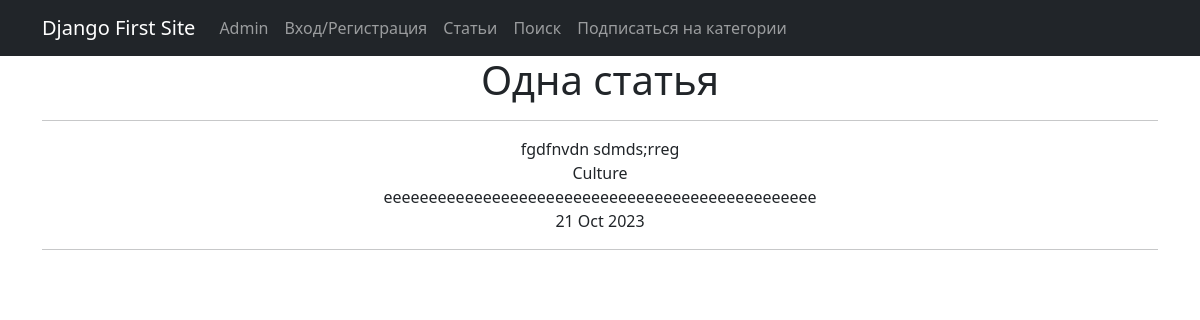
The page /news/110 on the database as committed earlier.
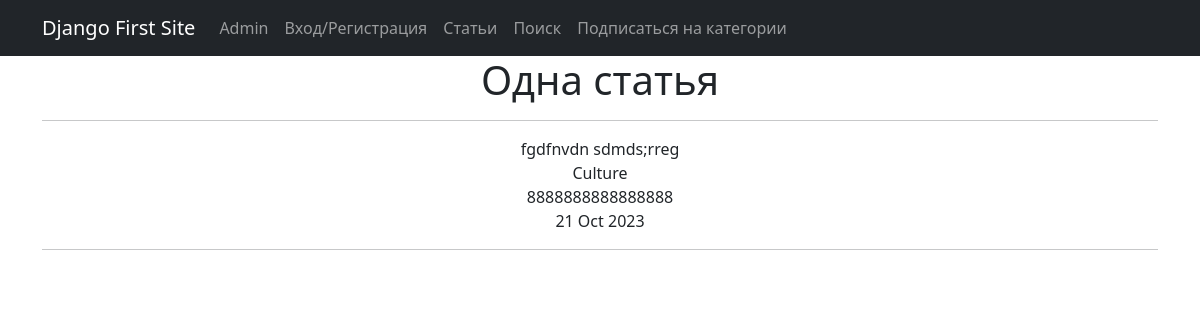
The same page on the database as committed later.
### news/models.py (models this page shows, shortened)
class Post(models.Model):
    news = 'NW'
    article = 'AR'
    CATEGORY_CHOICES = [
        (news, 'Новость'),
        (article, 'Статья')
    ]
    post_author = models.ForeignKey(Author, on_delete=models.CASCADE)
    category_type = models.CharField(max_length=2, choices=CATEGORY_CHOICES,
                                     default=article)
    post_date = models.DateTimeField(auto_now_add=True)
    post_category = models.ManyToManyField(Category, through='PostCategory')
    post_title = models.CharField(max_length=128)
    post_text = models.TextField()
    post_rating = models.SmallIntegerField(default=0)

### news/views.py (the view)
# urls.py: path('<int:pk>', PostDetail.as_view(), name='post_detail'),
class PostDetail(DetailView):
    model = Post
    template_name = 'post_detail.html'
    context_object_name = 'post_detail'
    queryset = Post.objects.all()
    def get_object(self, **kwargs):
        obj = cache.get(f'post-{self.kwargs["pk"]}', None)
        if not obj:
            obj = super().get_object(queryset=self.queryset)
            cache.set(f'post-{self.kwargs["pk"]}', obj)
        return obj
    def get_context_data(self, **kwargs):
        context = super().get_context_data(**kwargs)
        return context

### news/templatetags/censor_filters.py (called while the page is built)
@register.filter()
def censor(value):
    for i in CENSOR_LIST:
        value = value.replace(i, "*" * len(i))
    return f'{value}'

### news/templates/news/post_detail.html (shortened to what this page needs)
{% extends 'flatpages/default.html' %}
{% load censor_filters %}
{% load cache %}
{% cache 300 content %}
    {% block content %}
        <h1>Одна статья</h1>
        <hr>
        {{ post_detail.post_title }}
            <br>
                {% for i in post_detail.post_category.all %}
                    {{ i.category_name }}
                {% endfor %}
            <br>
        {{ post_detail.post_text|censor }}
        <br>
        {{ post_detail.post_date|date:'d M Y' }}
        <hr>
    {% endblock content %}
{% endcache %}

Rows that differ between the two databases and show on the page:
changed Post "fgdfnvdn sdmds;rreg": post_text|censor "eeeeeeeeeeeeeeeeeeeeeeeeeeeeeeeeeeeeeeeeeeeeeeee" → "8888888888888888"
